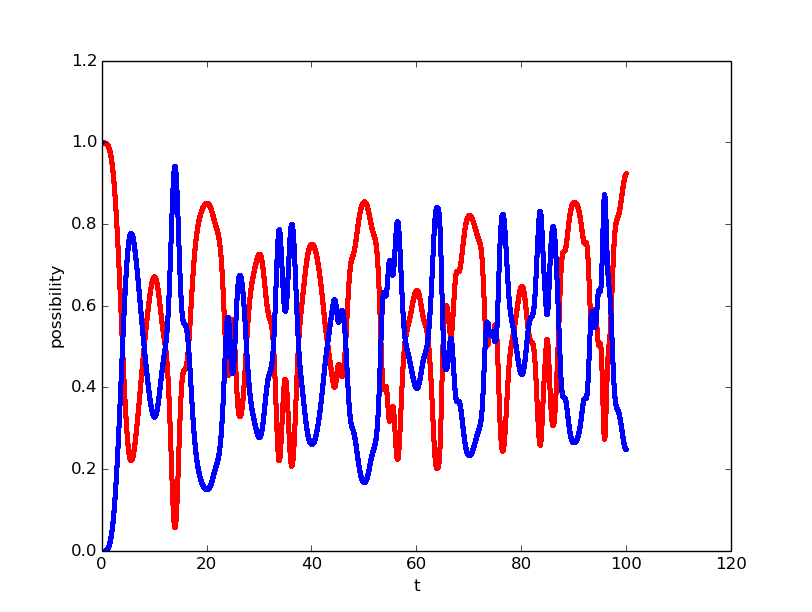

Generate this figure with Python:
#! /usr/bin/env python
import numpy as np
import matplotlib.pyplot as plt

# generate the Hamiltonian of the Rabi model
def H_rabi(N,wc,wa,g):
    H_rabi = np.zeros(shape = (2*N,2*N))
    for i in range(N):
        H_rabi[2*(N-i)-1,2*(N-i)-1] = i*wc-wa/2.0
	H_rabi[2*(N-i-1),2*(N-i-1)] = i*wc+wa/2.0
	if i < N-1:
	   H_rabi[2*(N-i)-1,2*(N-i)-4] = g*np.sqrt(i+1)
	   H_rabi[2*(N-i)-4,2*(N-i)-1] = g*np.sqrt(i+1)
	   H_rabi[2*(N-i-1),2*(N-i)-3] = g*np.sqrt(i+1)
	   H_rabi[2*(N-i)-3,2*(N-i-1)] = g*np.sqrt(i+1)
    return H_rabi

# construct the input vector
def psi_in(N):
    psi_in = np.zeros(shape = (2*N,1))
    psi_in[2*(N-1),0]=1
    return psi_in

N = 50
wc = 1
wa = 1
psi = psi_in(N)
dt = 0.005
g0 = 0.5
omega = np.pi/10
t_in = 0
t_out = 100
S = 20001
t = np.linspace(t_in,t_out,S)
P = np.zeros(shape = (S+1,3))
P[0,:] = [t_in,0,1]
H0 = H_rabi(N,wc,wa,0)
K1 = -1j*np.dot(H0,psi)
for i in range(S):
    th = (i+0.5)*dt+t_in
    g1 = g0*np.sin(omega*th)
    H1 = H_rabi(N,wc,wa,g1)
    K2 = -1j*np.dot(H1,psi+K1*dt/2.0)
    K3 = -1j*np.dot(H1,psi+K2*dt/2.0)
    g2 = g0*np.sin(omega*(th+dt/2.0))
    H2 = H_rabi(N,wc,wa,g2)
    K4 = -1j*np.dot(H2,psi+K3*dt)
    psi = psi+(K1+2*K2+2*K3+K4)*dt/6.0
    P[i+1,0] = th+dt/2.0
    psi_e = psi[0:2*N:2]
    psi_g = psi[1:2*N:2]
    P[i+1,1] = sum(abs(psi_e)**2)[0]
    P[i+1,2] = sum(abs(psi_g)**2)[0]
    K1 = -1j*H2*psi
    
x = P[:,0]
y1 = P[:,1]
y2 = P[:,2]
plt.plot(x,y1,'.r',x,y2,'.b')
plt.xlabel('t')
plt.ylabel('possibility')
plt.show()
